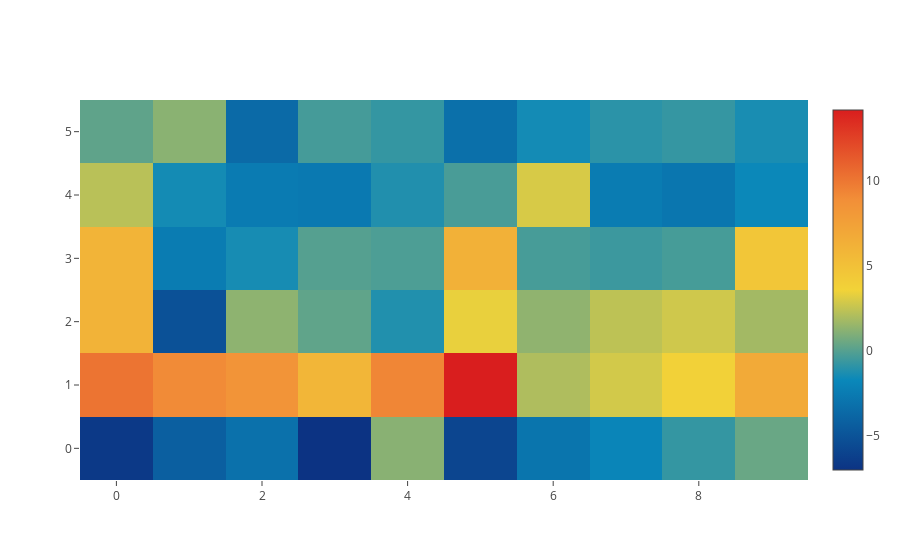

Write notebook code for a chart like this one.
### Code cell
plotly.iplot([go.Heatmap(
    z=model.weights[:426].reshape((window_size, len(alphabet)))[:,:10],
    colorscale='Portland'
)])

### Figure 1 — Plotly figure (JSON) as saved in the notebook; plotly's stock layout.template omitted (floating-point values rounded to 4 significant figures)
{"data": [{"colorscale": "Portland", "type": "heatmap", "z": [[-6.674, -4.273, -3.205, -7.036, 1.166, -5.924, -2.949, -1.923, -0.7722, 0.4226], [10.1, 9.041, 8.427, 5.81, 9.271, 14.14, 2.014, 2.823, 3.707, 6.745], [6.048, -5.158, 1.272, 0.2222, -1.207, 3.35, 1.311, 2.353, 2.747, 1.751], [5.983, -2.51, -1.456, -0.03726, -0.216, 6.171, -0.353, -0.6052, -0.3649, 4.535], [2.263, -1.509, -2.546, -2.651, -1.215, -0.3118, 2.948, -2.471, -2.835, -1.714], [0.1992, 1.19, -3.586, -0.4017, -0.7822, -3.243, -1.524, -0.9987, -0.754, -1.398]]}], "layout": {}}
